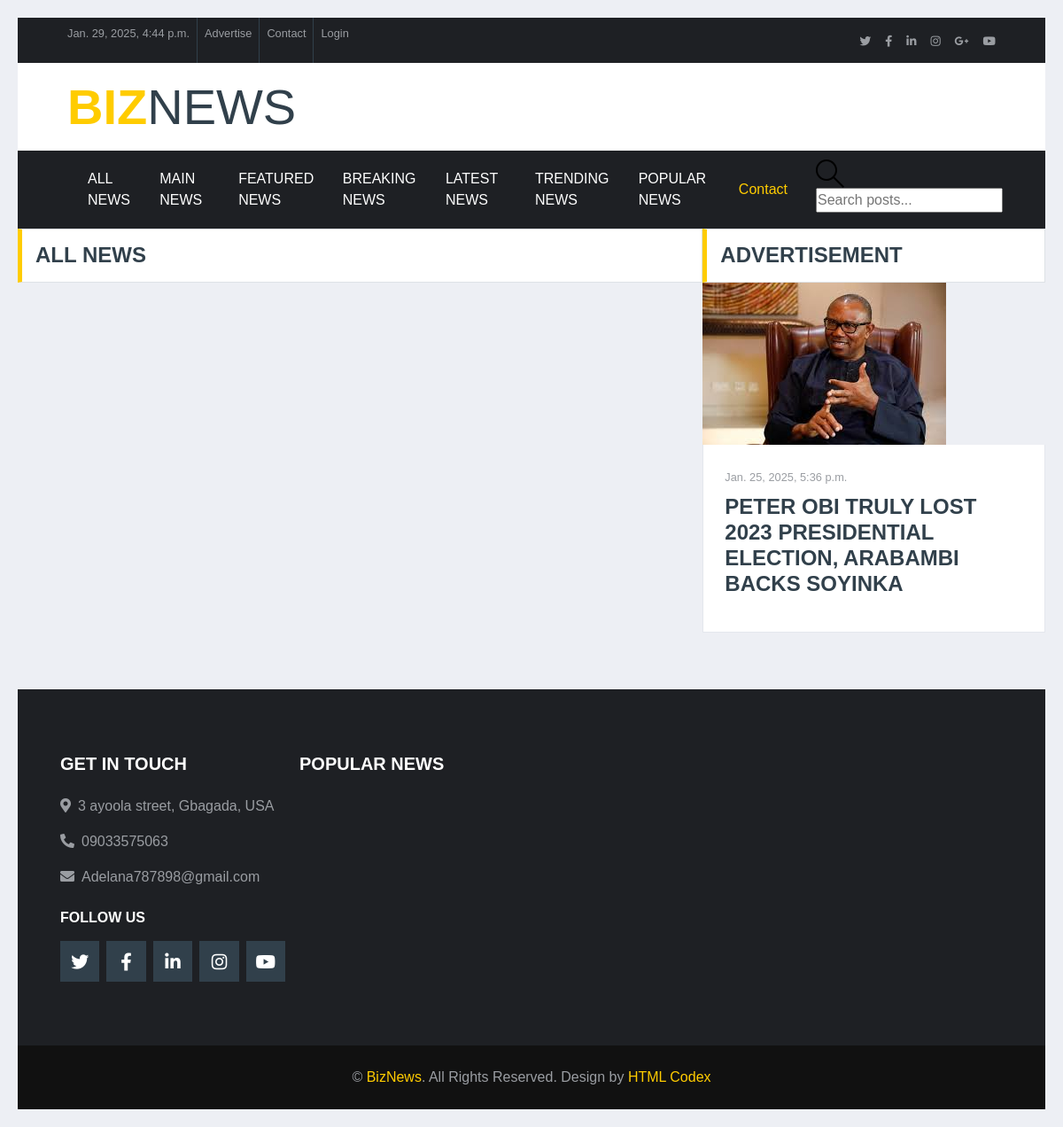
The page /all-news/ on the database its author committed.
### biznews/models.py (models this page shows, shortened)
class Post(models.Model):
    profile = models.ForeignKey('Profile', related_name='posts', on_delete=models.CASCADE)
    title = models.CharField(max_length=100)
    content = models.TextField()
    category = models.ManyToManyField('Category')
    image = models.ImageField(upload_to='images/', default='images/default.jpg')
    date_posted = models.DateTimeField(auto_now_add=True)
    view_count = models.IntegerField(default=0)
    class Meta:
        ordering = ['-date_posted']

### biznews/views.py (the view)
# urls.py: path('all-news/', views.all_news, name='all-news'),
def all_news(request):
    categories_not_to_display = ['Advertisement News']
    all_news = Post.objects.all().exclude(category__name__in=categories_not_to_display)
    advertisement_news = Post.objects.filter(category__name='Advertisement News')[0:1]
    current_date = datetime.now()
    return render(request, 'all_news.html', {'all_news': all_news, 'advertisement_news': advertisement_news, 'current_date': current_date})

### template/all_news.html (shortened to what this page needs)
{% extends 'main.html'   %}
{% load static  %}
{% block content  %}
<div class="container-fluid p-0">
    <div class="row no-gutters">
        <div class="col-lg-8">
            <div class="section-title">
                <h4 class="m-0 text-uppercase font-weight-bold">All NEWS</h4>
            </div>
        </div>
        <div class="col-lg-4">
            <div class="section-title mb-0">
                <h4 class="m-0 text-uppercase font-weight-bold">Advertisement</h4>
            </div>
            {% for post in advertisement_news %}
                <div class="position-relative mb-3">
                    <img class="img-fluid h-100" src="{{post.image.url}}" style="object-fit: cover;">                    <div class="bg-white border border-top-0 p-4">
                        <div class="mb-2">
                                <a class="text-body" href=""><small>{{post.date_posted}}</small></a>
                        </div>
                        <a class="h4 d-block mb-3 text-secondary text-uppercase font-weight-bold" href="{% if post.id %}{% url 'article' post.id %}{% else %}#{% endif %}">{{post.title}}</a>
                    </div>
                </div>
            {% endfor %}
        </div>
    </div>
</div>
{% include 'footer.html' %}
{% endblock  %}

### rows shown on the page
Post: image (picture), date_posted "Jan. 25, 2025, 5:36 p.m.", title "PETER OBI TRULY LOST 2023 PRESIDENTIAL ELECTION, ARABAMBI BACKS SOYINKA"
